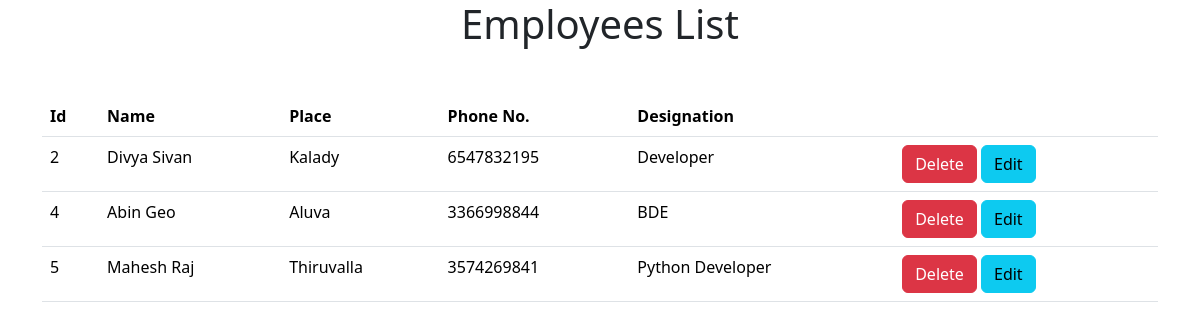
The page /employees on the database its author committed.
### crud/models.py (models this page shows)
class Employee(models.Model):
    Name=models.CharField(max_length=100)
    Place=models.CharField(max_length=100)
    Phoneno=models.CharField(max_length=20)
    Designation=models.CharField(max_length=100)

### crud/views.py (the view)
# urls.py: path('employees', views.viewEmployees),
def viewEmployees(request):
    employee_data={
        'employees':Employee.objects.all()
    }
    return render(request,'employees.html',employee_data)

### templates/employees.html (shortened to what this page needs)
<!DOCTYPE html>
<html lang="en">
<head>
    <link href="https://cdn.jsdelivr.net/npm/bootstrap@5.3.2/dist/css/bootstrap.min.css" rel="stylesheet"
>
</head>
<body>
    <h1 class="text-center mb-5">Employees List</h1>
    <div class="container">
        <table class="table">
            <thead>
                <tr>
                    <th scope="col">Id</th>
                    <th scope="col">Name</th>
                    <th scope="col">Place</th>
                    <th scope="col">Phone No.</th>
                    <th scope="col">Designation</th>
                    <th></th>
                </tr>
            </thead>
            <tbody>
                {% for e in employees %}
                <tr>
                    <td>{{e.id}}</td>
                    <td>{{e.Name}}</td>
                    <td>{{e.Place}}</td>
                    <td>{{e.Phoneno}}</td>
                    <td>{{e.Designation}}</td>
                    <td>
                        <a href="/delete/{{e.id}}" class="btn btn-danger">Delete</a>
                        <a href="/edit/{{e.id}}" class="btn btn-info">Edit</a>
                    </td>
                </tr>
                {% endfor %}
            </tbody>
        </table>
    </div>
</body>
</html>

### rows shown on the page
Employee: id "2", Name "Divya Sivan", Place "Kalady", Phoneno "6547832195", Designation "Developer"
Employee: id "4", Name "Abin Geo", Place "Aluva", Phoneno "3366998844", Designation "BDE"
Employee: id "5", Name "Mahesh Raj", Place "Thiruvalla", Phoneno "3574269841", Designation "Python Developer"
